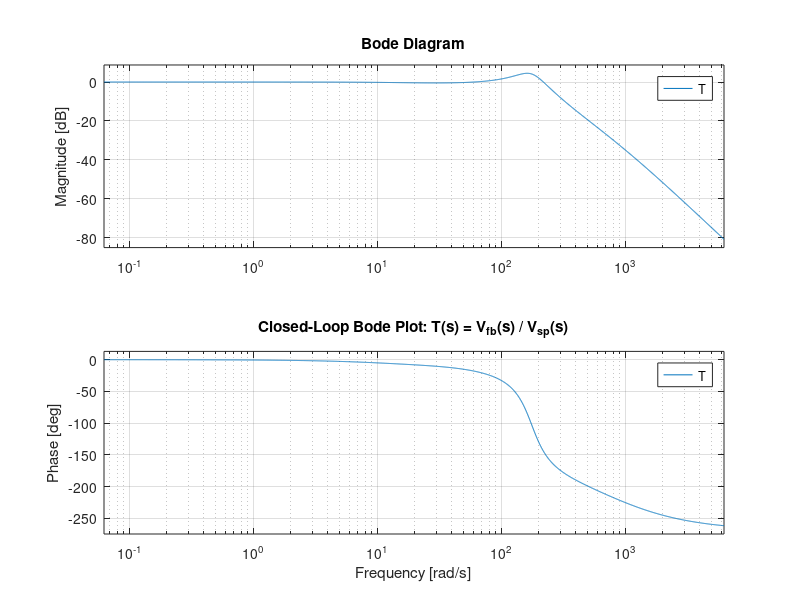
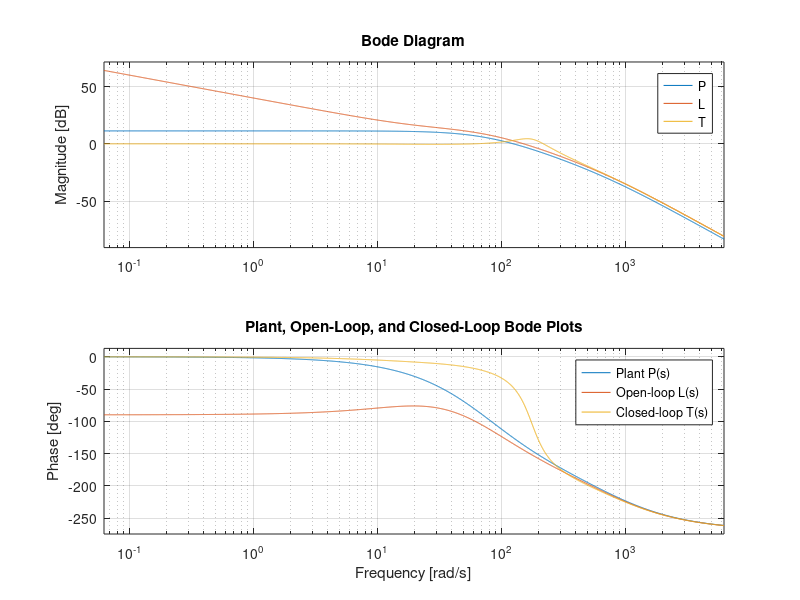

MATLAB code for these plots, in order:

% current values:
% Motor TF: 0.257 / (1.22e-6*s^2 + 1.04e-3*s + 0.07)
% F/V pole: R = 122 kOhm, C = 0.1 uF
% PI gains: Kp = 1.33, Ki = 27.4
clear; clc; close all;
s = tf('s');

%% Motor transfer function
Gm = 0.257 / ((1.22e-6)*s^2 + (1.04e-3)*s + 0.07);

%% F/V converter transfer function

Rfv = 122e3;
Cfv = 0.1e-6;
Gfv = 1 / (1 + s*Rfv*Cfv);

%% Plant

P = Gm * Gfv;

%% PI controller params
Kp = 1.33;
Ki = 27.4;
Gc = Kp + Ki/s;

%% Open-loop and closed-loop
L = Gc * P;
T = feedback(L,1);   % T(s) = L / (1 + L)

%% Frequency range
f = logspace(-2, 3, 3000);   % 0.01 Hz to 1 kHz
w = 2*pi*f;

%% Closed-loop bode plot
figure;
bode(T, w);
grid on;
title('Closed-Loop Bode Plot: T(s) = V_{fb}(s) / V_{sp}(s)');

%% comparing plant, open-loop, and closed-loop
figure;
bode(P, L, T, w);
grid on;
legend('Plant P(s)', 'Open-loop L(s)', 'Closed-loop T(s)', 'Location', 'best');
title('Plant, Open-Loop, and Closed-Loop Bode Plots');

%% Poles / zeros
disp('Closed-loop poles (rad/s):');
disp(pole(T));

disp('Closed-loop poles (Hz):');
disp(abs(pole(T))/(2*pi));

disp('Closed-loop zeros (rad/s):');
disp(zero(T));

disp('Closed-loop zeros (Hz):');
disp(abs(zero(T))/(2*pi));
